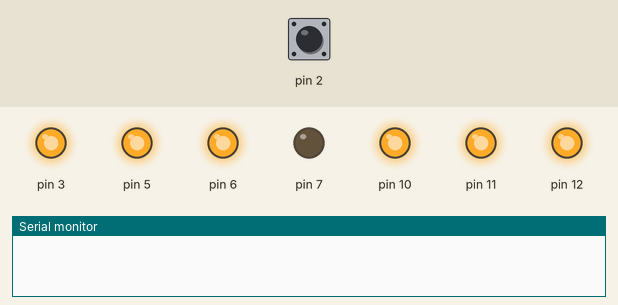
Simulated run of this sketch. Board: Arduino Uno, built with avr-gcc and run on an emulated ATmega328P. Parts: output pins drawn as LEDs (lit = HIGH), the last lines printed to the serial monitor. Inputs (shaded band) come from the test bench; at power-on: pin 2 HIGH.

Above: at 1.2 s.
1.3 s: pin 2 driven LOW
At 2.5 s:
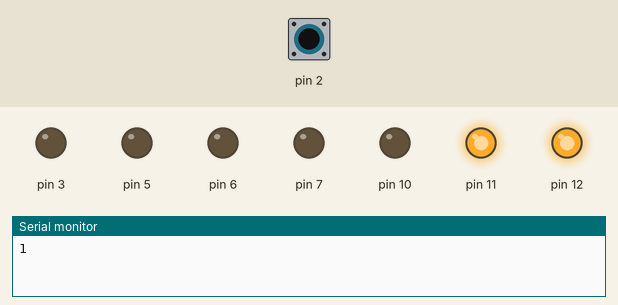
2.8 s: pin 2 pulsed HIGH 5 times (0.12 s each, 0.3 s apart)
At 5.4 s:
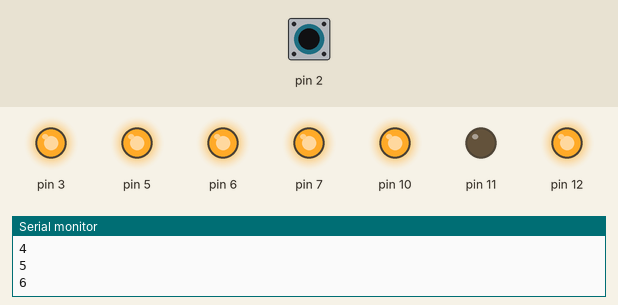
5.8 s: pin 2 pulsed HIGH 2 times (0.12 s each, 0.3 s apart)
At 7.1 s:
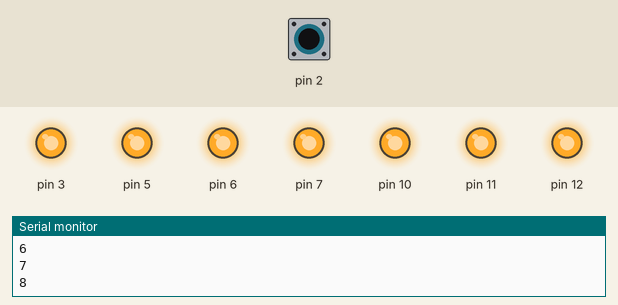
Timing chart, 0 to 8.8 s (numbered marks = the images above; inputs shaded):
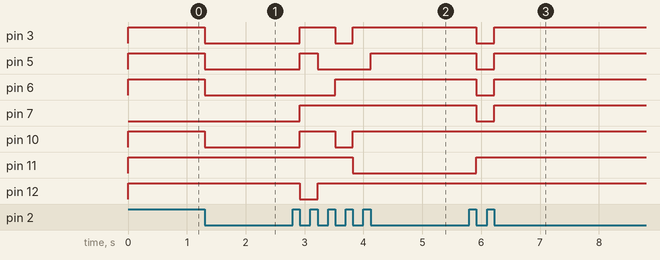

Measured:
- after the input at 1.3 s, pin 3, pin 5, pin 6, pin 10: HIGH → LOW at once
- after the input at 2.8 s, pin 3, pin 10: LOW → HIGH after 0.12 s, → LOW 0.60 s later, → HIGH 0.30 s later; pin 5: LOW → HIGH after 0.12 s, → LOW 0.30 s later, → HIGH 0.90 s later; pin 6: LOW → HIGH after 0.72 s; pin 7: LOW → HIGH after 0.12 s; pin 11: HIGH → LOW after 1.0 s
- after the input at 5.8 s, pin 3, pin 5–7: HIGH → LOW after 0.12 s, → HIGH 0.30 s later; pin 11: LOW → HIGH after 0.12 s

The sketch:

z_7-seg_button_debounce.ino
```cpp
volatile uint8_t counter = 0;

// G = PD7, F = PD6, E = PD5, D = PD3
const uint8_t numsD[]{
  0b01101000, // 0: F E D
  0b00000000, // 1: -
  0b10101000, // 2: G E D
  0b10001000, // 3: G D
  0b11000000, // 4: G F
  0b11001000, // 5: G F D
  0b11101000, // 6: G F E D
  0b00000000, // 7: -
  0b11101000, // 8: G F E D
  0b11001000  // 9: G F D
};

// C = PB4, B = PB3, A = PB2
const uint8_t numsB[]{
  0b00011100, // 0: C B A
  0b00011000, // 1: C B
  0b00001100, // 2: B A
  0b00011100, // 3: C B A
  0b00011000, // 4: B C
  0b00010100, // 5: C A
  0b00010100, // 6: C A
  0b00011100, // 7: C B A
  0b00011100, // 8: C B A
  0b00011100  // 9: C B A
};

void setup() {
  cli();  // disable interrupts

  // Set 7-seg display led pins as output
  DDRB |= (1 << PB2) | (1 << PB3) | (1 << PB4);
  DDRD |= (1 << PD3) | (1 << PD5) | (1 << PD6) | (1 << PD7);

  // Data Direction Register D
  DDRD &= ~(1 << PD2);  // Set pin 2 as input (0)
  // Data Register D
  PORTD &= ~(1 << PD2); // Disable internal pull-up (0)

  // External Interruptor Controll Register A
  // ISC01 = 1 ja ISC00 = 0 => falling edge
  EICRA |= (1 << ISC01);
  EICRA &= ~(1 << ISC00);

  // External Interrupt Mask
  EIMSK |= (1 << INT0);

  sei();  // Enable global interrupts

  Serial.begin(9600);
}

void loop(){
  // for debuggin
  static uint32_t lastCounter = 0;
  if(lastCounter != counter){
    Serial.println(counter);
    lastCounter = counter;
  }

  // Update 7-segment display pins (PB2-PB4 and PD3, PD5-PD7) without affecting other pins
  PORTB = (PORTB & 0b11100011) | (numsB[counter] & 0b00011100);
  PORTD = (PORTD & 0b00010111) | (numsD[counter] & 0b11101000);
}

// Interrupt Service Routine for pin 2 (INT0)
ISR(INT0_vect){
  counter++;

  if(counter > 9){
    counter = 0;
  }
}
```
